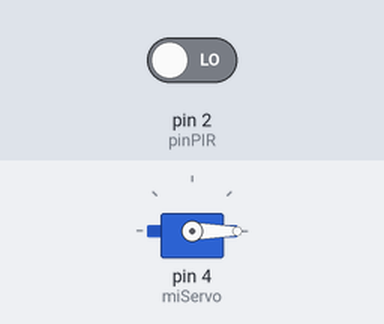
Bench run of a sketch on a simulated Arduino Uno, built with avr-gcc and run on an emulated ATmega328P. Parts: servo. The test bench sets the inputs (shaded band); at power-on: pin 2 (pinPIR) LOW.

Above: at 1.2 s.
1.3 s: pin 2 (pinPIR) driven HIGH
At 1.9 s:
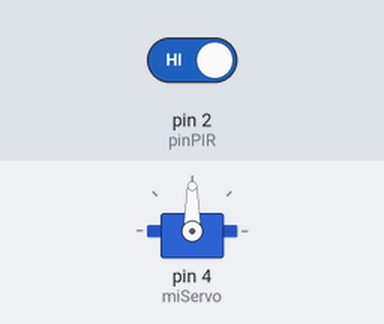
2.8 s: pin 2 (pinPIR) driven LOW
At 4.2 s:
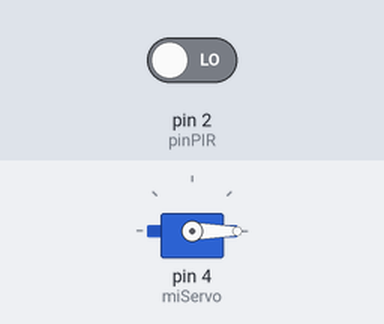
Timing chart, 0 to 5.8 s (numbered marks = the images above; inputs shaded):
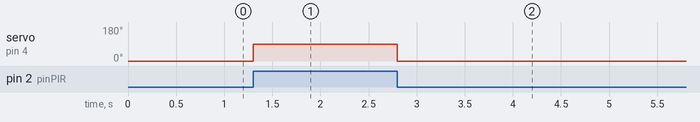

The sketch:

PIR_Servo.ino
```cpp
//This code works when the PIR sensor detects motion; the servo motor will move to a 90-degree angle.
//Este código funciona cuando el sensor PIR detecta un movimiento, el servomotor se moverá a un ángulo de 90 grados.
#include <Servo.h>
byte pinPIR = 2;          //Arduino Pin for PIR sensor - Pin de Arduino para sensor PIR.
Servo miServo;
bool Presencia;           //variable for presence - variable
void setup()
{
  pinMode(pinPIR,INPUT);
  miServo.attach(4);      //Arduino Pin for servo motor - Pin de Arduino para servomotor.
  Serial.begin(9600);
}

void loop()
{
  Presencia = digitalRead(pinPIR);
  if(Presencia == 1)
  {
    miServo.write(90);
  }
  else
  {
   miServo.write(00);
  }
}

//Follow me on YouTube: https://www.youtube.com/@adrieltrejodearcos3335
```

Measured:
- after the input at 1.3 s, servo on pin 4 (miServo): 0° → 90° at once
- after the input at 2.8 s, servo on pin 4 (miServo): 90° → 0° at once
